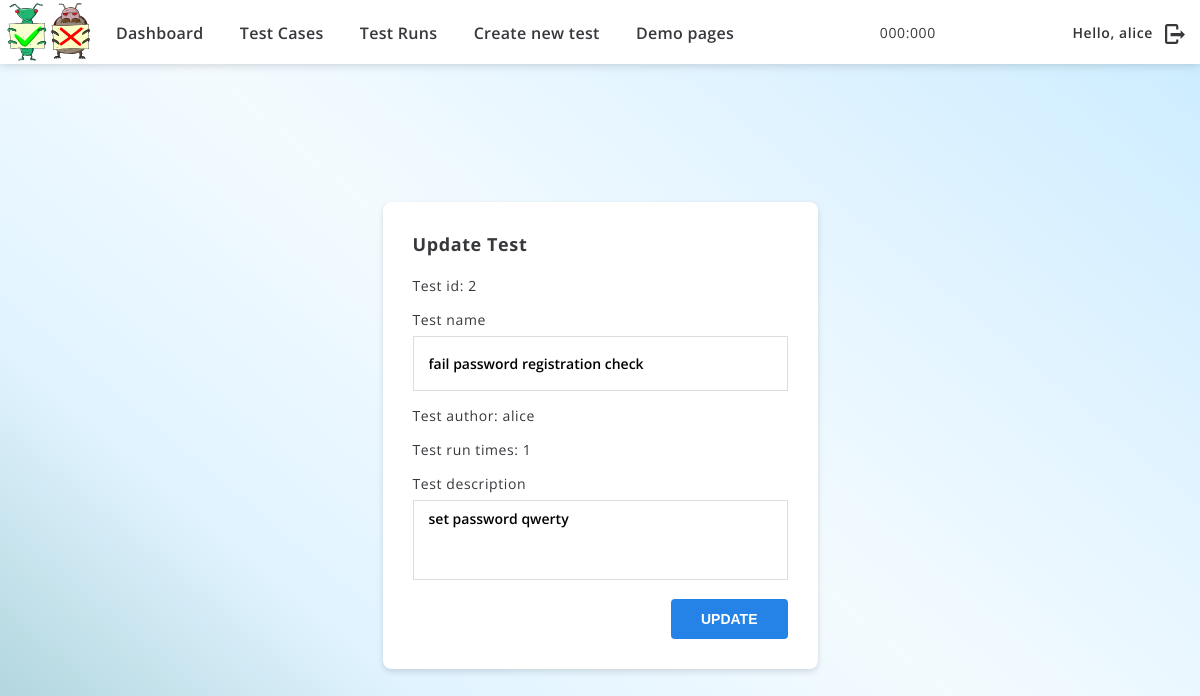
The app's page /tests/2 (signed in) with its own data.
### tcm/models.py (models this page shows, shortened)
class TestCase(models.Model):
    name = models.CharField(default='',
                            null=False,
                            max_length=100,
                            unique=False)
    description = models.CharField(default='',
                                   null=False,
                                   blank=True,
                                   max_length=1000)
    author = models.ForeignKey(User,
                               on_delete=models.SET_NULL,
                               related_name='tests',
                               null=True)

### tcm/views/decorators.py (the view)
        def wrapper(*args, **kwargs):
            if args[0].method in methods:
                return func(*args, **kwargs)
            else:
                return HttpResponseNotAllowed(list(methods))

### tcm/forms.py
class UpdateTestCaseForm(forms.ModelForm):
    class Meta:
        model = models.TestCase
        fields = ['name', 'description']
        widgets = {'description': forms.Textarea}

### tcm/views/testnrun.py (called while the page is built)
@login_required
@allowed_methods('GET', 'POST')
def update_test(request, test_id: int):
    test = get_object_or_404(TestCase, id=test_id)
    form = UpdateTestCaseForm(request.POST or None, instance=test)
    if form.is_valid():
        t = form.save(commit=False)
        t.save()
    return render(request, "updateTest.html", {"form": form,
                                               "author": test.author,
                                               'test_id': test.id,
                                               'test_runs': test.runs.count()})

### templates/updateTest.html (shortened to what this page needs)
{% extends "base.html" %}
{% block content %}
  <div class="wrap wrapFlex">
    <div class="container">
      <div class="wBox">
        <h3>Update Test</h3>
        <div class="updateForm">
          <form method="post">
              <p>Test id: {{ test_id }}</p>
              <p>
                <label>Test name</label>
                {{ form.name }}
              </p>
              <p>Test author: {{ author.username }}</p>
              <p>Test run times: {{ test_runs }}</p>
              <p>
                <label class="label" for="id_description">Test description</label>
                {{ form.description }}
              </p>
              <div class="btn"><input type="submit" value="Update"></div>
          </form>
        </div>
      </div>
    </div>
  </div>
{% endblock %}

### templates/base.html (shortened to what this page needs)
<!DOCTYPE html>
<html>
<head>
    {% load static %}
    <link href="{% static 'assets/css/zebra_datepicker.min.css' %}" rel="stylesheet">
    <link href="{% static 'assets/css/style.css' %}" rel="stylesheet">
</head>
<body>
{% if user.is_authenticated %}
    <header>
        <div class="container">
            <div class="lHeader">
                <div class="logo"><a href="{% url 'home' %}"><img src="{% static "assets/img/logo.svg" %}"/><img
                        src="{% static "assets/img/logo2.svg" %}"/></a></div>
                <div class="menuBox">
                    <div class="menuInner">
                        <ul>
                            <li><a href="{% url 'home' %}">Dashboard</a></li>
                            <li><a href="{% url 'tests' %}">Test Cases</a></li>
                            <li><a href="{% url 'runs' %}">Test Runs</a></li>
                            <li><a href="{% url 'new_test' %}">Create new test</a></li>
                            <li><a href="{% url 'demo_pages' %}">Demo pages</a></li>
                        </ul>
                    </div>
                </div>
            </div>
            <div class="position">000:000</div>
            <div class="account">
                <h2>Hello, {{ user.username }}</h2>
                <a href="{% url 'logout' %}" class="logOut"></a>
            </div>
        </div>
    </header>
{% endif %}
{% if user.is_authenticated %}
    <main>
{% else %}
    <main class="mainLogin">
{% endif %}
{% block content %}
{% endblock %}
</main>
</body>
</html>

### assets/css/style.css (style rules this page uses)
* { border:medium none; margin:0; padding:0; box-sizing:border-box; }
html { height:100%; }
body { background:linear-gradient(-140deg,#caecff 0%,#e0f3ff 25%, #f4fbff 50%, #e0f3ff 75%,#a5ced4 100%); background-attachment:fixed; height:100%; color:#37383c; font:normal 14px 'Open Sans',Helvetica,sans-serif; display:flex; flex-direction:column; letter-spacing:0.6px; position:relative; }
.container { width:100%; padding:0 15px; }
@media (min-width:1200px) { .container { max-width:1170px; margin:0 auto; } }
a { color:#37383c; outline:medium none; text-decoration:none; }
input[type=password], input[type=email], input[type=text] { width:100%; height:55px; line-height:53px; padding:0 15px; border:1px solid #ddd; font-size:14px; font-family:'Open Sans', sans-serif; font-weight:600; }
input[type=button],input[type=submit] { background:#2582e7; height:40px; line-height:40px; padding:0 30px; border-radius:4px; color:#fff; font-size:14px; font-weight:600; text-align:center; text-transform:uppercase; display:inline-block; flex:0 0 auto; cursor:pointer; transition:.3s; }
textarea { width:100%; height:80px; line-height:1.2; padding:10px 15px; border:1px solid #ddd; font-size:14px; font-family:'Open Sans', sans-serif; font-weight:600; resize:none; }
p { padding:0 0 15px; margin:0; }
header { background:#fff; width:100%; height:64px; flex:0 0 auto; box-shadow:0 0 10px 0 rgba(0,0,0,.2); position:fixed; left:0; top:0; z-index:20; }
header .logo { display:inline-block; }
header .logo a { white-space:nowrap; }
header .logo a img { width:30px; height:auto; display:inline-block; }
header .logo a img:first-child { margin:0 3px 0 -8px; position:relative; top:2px; }
header .container { width:100% !important; max-width:100% !important; height:100%; display:flex; flex-flow:row nowrap; justify-content:space-between; align-items:center; }
@media (min-width:425px) { header .logo a img { width:36px; } }
@media (min-width:768px) { header .logo a img { width:40px; } }
.menuBox, .menuBox ul { margin:0; list-style:none; }
.menuBox li > a { width:100%; padding:4px 0; color:#37383c; font-size:16px; font-weight:600; letter-spacing:0.3px; text-decoration:none !important; text-align:center; display:block; }
@media (min-width:992px) { .menuBox { background:none; height:auto !important; padding:3px 0 0 10px; float:right; display:block !important; } }
@media (min-width:992px) { .menuBox li { padding:8px 5px; display:inline-block; } }
@media (min-width:992px) { .menuBox li > a { padding:10px 5px; font-size:14px; } }
@media (min-width:992px) { .menuBox li:last-child > a { padding-right:4px; } }
@media (min-width:992px) { .menuInner { display:flex; flex-flow:row nowrap; align-items:center; } }
@media (min-width:1200px) { .menuBox li > a { padding:10px 11px; font-size:16px; } }
main { padding:100px 0 30px; flex:1 0 auto; position:relative; z-index:1; }
.account { padding:0 28px 0 0; margin-right:42px; float:right; position:relative; top:1px; }
.account h2 { font-weight:600; font-size:12px; line-height:22px; color:#333; white-space:nowrap; }
.account .logOut { background-repeat:no-repeat; background-position:center center; background-size:contain; width:20px; height:24px; display:inline-block; position:absolute; right:0; top:0; }
@media (min-width:375px) { .account { padding:0 32px 0 0; margin-right:54px; } }
@media (min-width:375px) { .account h2 { font-size:14px; } }
@media (min-width:992px) { .account { margin:0; } }
.wBox { background:#fff; width:100%; max-width:435px; padding:30px; margin:0 auto; border-radius:8px; box-shadow:0 3px 6px 0 rgba(0,0,0,.12), 0 0 1px 0 rgba(0,0,0,.12); }
@media (min-width:768px) { .wrap { height:100%; display:flex; flex-flow:column nowrap; justify-content:center; } }
h3, .tableTitle { font-size:18px; font-weight:700; }
.updateForm { padding:20px 0 0; }
.updateForm label { padding:0 0 7px; display:block; }
.btn { text-align:right; }

### records on screen
TestCase: name "fail password registration check", description "set password qwerty"

### other values on screen
{{ user.username }} "alice"
{{ test_id }} "2"
{{ author.username }} "alice"
{{ test_runs }} "1"
